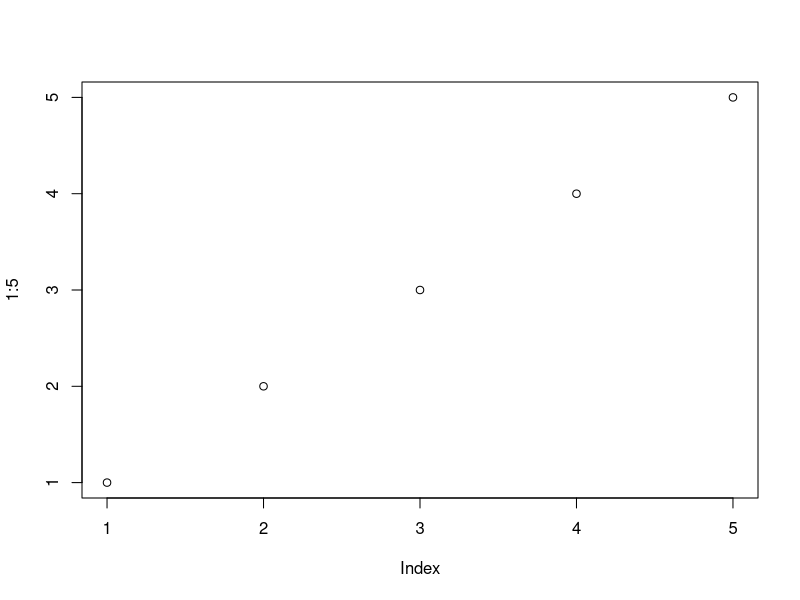
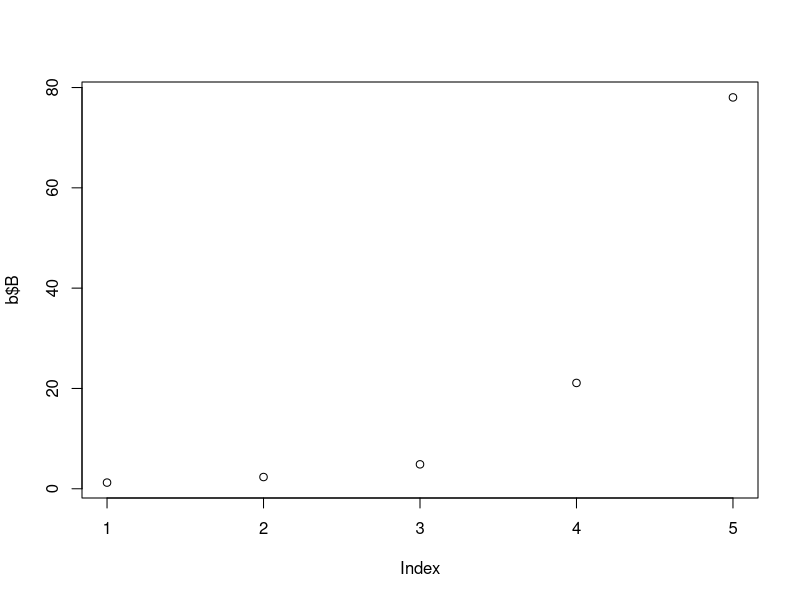

Recreate these plots in R, in order.
b<- c(1.23, 2.34, 4.87, 21.1)
as.data.frame(b)
b<- as.data.frame(b)
str(b)
class(b)

# changing rownames & column names
rownames(b)
colnames(b)
rownames(b) <- c("sample_1","sample_2","sample_3","sample_4")
b

colnames(b) <- "B" #to name corrections
colnames=NULL # to delete
remove(colnames)
b

# 
b$B # each of the column can be used to represent by a $ sign
b$B*2 # multiply by 2
sum(b$B)

# adding more data
b$D <- c(8.45,6.15, 15.47, 54.1)
b

b$F <- b$B + b$D # adding more data
b
b$D*100 # adding more data
b$D^2 # adding more data
b
str(b)
class(b)

# different way
G <- c(78.03, 54.8, 98.1, 0.2)
cbind(b,G) 
b <- cbind(b,G)
b # to make permanent

# adding extra rows
rbind(b, c(G <- c(78.03, 54.8, 98.1, 0.2)))
b
b <- rbind(b, c(78.03, 54.8, 98.1, 0.2))
b


# adding new columns
rownames(b)[5] <- "Sample_5"
b


# transpose
t(b) # whole data is transposed


# to find number of rows
nrow(b)

# to find number of colums
ncol(b)

# to find both rows and colums
dim(b)

# row means
rowMeans(b)
colMeans(b)
rowSums(b)
summary(b)
summary(c(1,10,100))

# 
mean(b) # this command doesnt works
mean(as.matrix(b))
as.matrix(b)
str(as.matrix(b))
str(b) # to check the difference
class(as.matrix(b))

# dot plot
plot(1:5)
plot(b$B)

